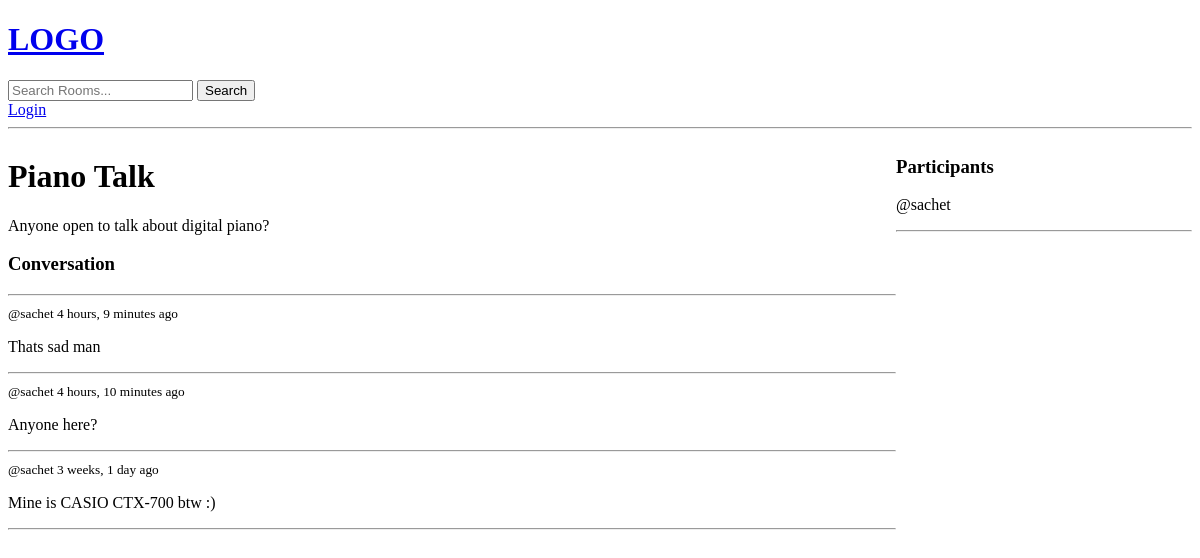
Before: /base/room/2/ with the older database file.
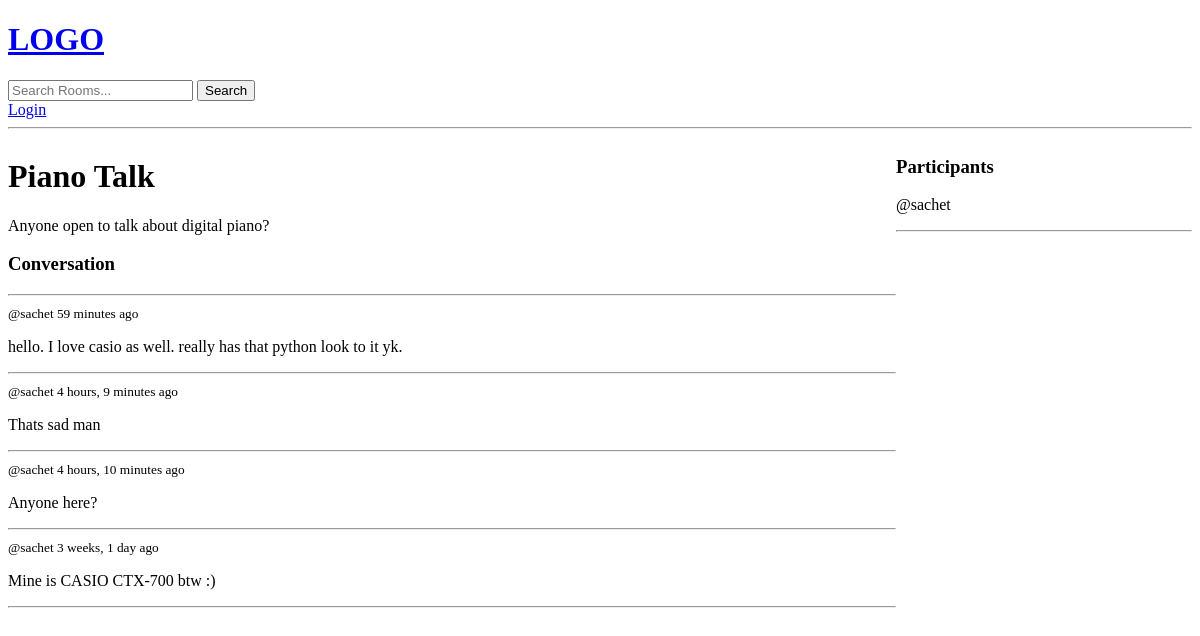
After: the same page with the newer database file.
### base/models.py (models this page shows, shortened)
class Message(models.Model):
    user = models.ForeignKey(User, on_delete= models.CASCADE)
    room= models.ForeignKey(Room, on_delete= models.CASCADE, related_name= 'messages')
    body = models.TextField()
    created = models.DateTimeField(auto_now_add= True)
    updated = models.DateTimeField(auto_now= True)

### base/views.py (the view, shortened to what this page needs)
# urls.py: path('room/<int:room_id>/', views.room, name= 'room'),
def room(request, room_id= 1):
    room= Room.objects.get(id= room_id)
    messages= room.messages.all().order_by('-created')
    participants= room.participants.all()
    context= {'room': room,
              'room_messages': messages,
              'participants': participants
              }
    return render(request, 'base/room.html', context)

### base/templates/base/room.html (shortened to what this page needs)
{% extends 'main.html' %}
{% block content %}
<div class="room-container">
  <div>
    <h1>{{room.name}}</h1>
    <p>{{room.description}}</p>
    <div class="comment-wrapper">
      <h3>Conversation</h3>
      <hr />
      {% for message in room_messages %}
      <div class="comment">
        <small> @{{message.user}} {{message.created|timesince}} ago </small>
        <p>{{message.body}}</p>
        <hr />
      </div>
      {% endfor %}
    </div>
  </div>
  <div>
    <h3> Participants </h3>
    {% for user in participants%}
      <div>
        <p> @{{user.username}} </p>
      </div>
    {% endfor %}
    <hr>
  </div>
</div>
{%endblock content%}

Changed rows visible on the page:
added Message: user "sachet", created "59 minutes", body "hello. I love casio as well. really has that python look to it yk."
